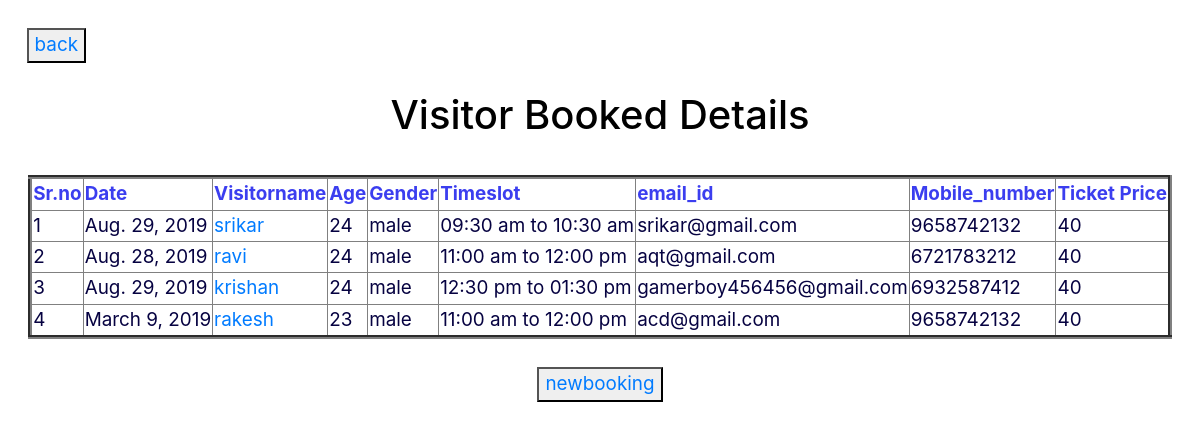
Before: /blist with the older database file.
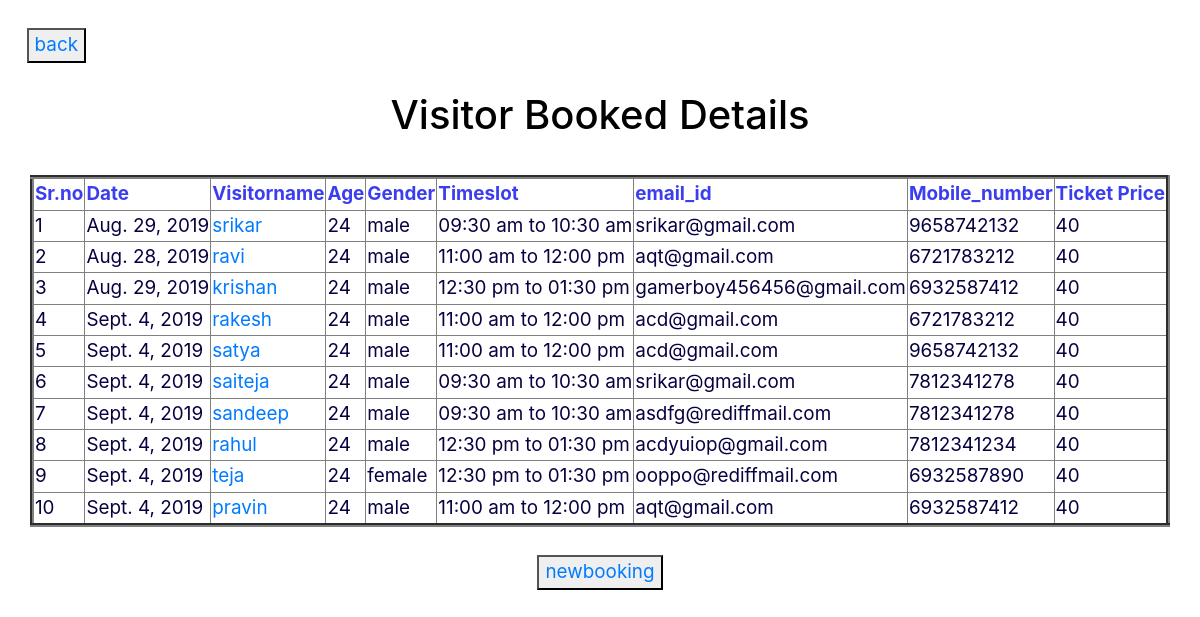
After: the same page with the newer database file.
### zooapp/models.py (models this page shows, shortened)
class Booking(models.Model):
    Type = (
        ('male','male'),
        ('female','female'),
        ('other','other')
    )
    TIMING= (
        ('09:30 am to 10:30 am','09:30 am to 10:30 am'),
        ('11:00 am to 12:00 pm','11:00 am to 12:00 pm'),
        ('12:30 pm to 01:30 pm','12:30 pm to 01:30 pm'),
        ('02:30 pm to 03:30 pm','02:30 pm to 03:30 pm'),
        ('04:00 pm to 05:30 pm','04:00 pm to 05:30 pm'),
    )
    p = ''
    for i in range(0,4):
        p = p+str(randint(0,9))
    Ticket_id = models.PositiveIntegerField(default = p)
    Date = models.DateField()
    Vistorname = models.CharField(max_length =50)
    age = models.CharField(max_length =50)
    gender = models.CharField(max_length=30,choices=Type)
    TimeSlot = models.CharField(max_length = 50,choices = TIMING)
    Vehicle_No = models.CharField(max_length = 50)
    email = models.EmailField()
    phone_no = models.CharField(max_length=50)
    ticketprice = models.IntegerField()

### zooapp/views.py (the view)
# urls.py: path('blist',views.booklist),
def booklist(request):
    tick = Booking.objects.all()
    return render(request,"blist.html",{'form':tick})

### zooapp/templates/blist.html (shortened to what this page needs)
<!DOCTYPE html>
<html lang="en">
<head>
</head>
<link rel="stylesheet" href="https://stackpath.bootstrapcdn.com/bootstrap/4.1.3/css/bootstrap.min.css">
<body style="background-color:rgba(255, 255, 255, 0.479);"></body>
<body>
    <br>&nbsp;&nbsp;&nbsp;&nbsp;
    <button><a href="logout">back</a></button>
    <center>
        <br>
        <h1>Visitor Booked Details</h1>
        <br>
        <table border=4>
            <tr>
                <th>Sr.no</th>
                <th>Date</th>
                <th>Visitorname</th>
                <th>Age</th>
                <th>Gender</th>
                <th>Timeslot</th>
                <th>email_id</th>
                <th>Mobile_number</th>
                <th>Ticket Price</th>
            </tr>
            {% for emp in form %}
            <tr>
                <td>{{ forloop.counter }}</td>
                <td>{{emp.Date}}</td>
                <td>
                    <a href="/multy/{{emp.id}}">{{emp.Vistorname}}</a></td>
                <td>{{emp.age}}</td>
                <td>{{emp.gender}}</td>
                <td>{{emp.TimeSlot}}</td>
                <td>{{emp.email}}</td>
                <td>{{emp.phone_no}}</td>
                <td>{{emp.ticketprice}}</td>
            </tr>
            {% endfor %}
        </table>
        <br>
        <button><a href="book">newbooking</a></button>
    </center>
</body>
</html>

### zooapp/templates/blist.html (style rules this page uses)
body { color: rgb(0, 0, 0); }
th { color: rgba(6, 10, 235, 0.788); }
td { color: rgb(6, 2, 65) }
body { background-image: url("https://www.fg-a.com/wallpapers/white-background-vines.jpg"); font-size: 5mm }

Changed rows visible on the page:
removed Booking: Date "March 9, 2019", Vistorname "rakesh", age "23", gender "male", TimeSlot "11:00 am to 12:00 pm", email "acd@gmail.com", phone_no "9658742132", ticketprice "40"
added Booking: Date "Sept. 4, 2019", Vistorname "rakesh", age "24", gender "male", TimeSlot "11:00 am to 12:00 pm", email "acd@gmail.com", phone_no "6721783212", ticketprice "40"
added Booking: Date "Sept. 4, 2019", Vistorname "satya", age "24", gender "male", TimeSlot "11:00 am to 12:00 pm", email "acd@gmail.com", phone_no "9658742132", ticketprice "40"
added Booking: Date "Sept. 4, 2019", Vistorname "saiteja", age "24", gender "male", TimeSlot "09:30 am to 10:30 am", email "srikar@gmail.com", phone_no "7812341278", ticketprice "40"
added Booking: Date "Sept. 4, 2019", Vistorname "sandeep", age "24", gender "male", TimeSlot "09:30 am to 10:30 am", email "asdfg@rediffmail.com", phone_no "7812341278", ticketprice "40"
added Booking: Date "Sept. 4, 2019", Vistorname "rahul", age "24", gender "male", TimeSlot "12:30 pm to 01:30 pm", email "acdyuiop@gmail.com", phone_no "7812341234", ticketprice "40"
added Booking: Date "Sept. 4, 2019", Vistorname "teja", age "24", gender "female", TimeSlot "12:30 pm to 01:30 pm", email "ooppo@rediffmail.com", phone_no "6932587890", ticketprice "40"
added Booking: Date "Sept. 4, 2019", Vistorname "pravin", age "24", gender "male", TimeSlot "11:00 am to 12:00 pm", email "aqt@gmail.com", phone_no "6932587412", ticketprice "40"
